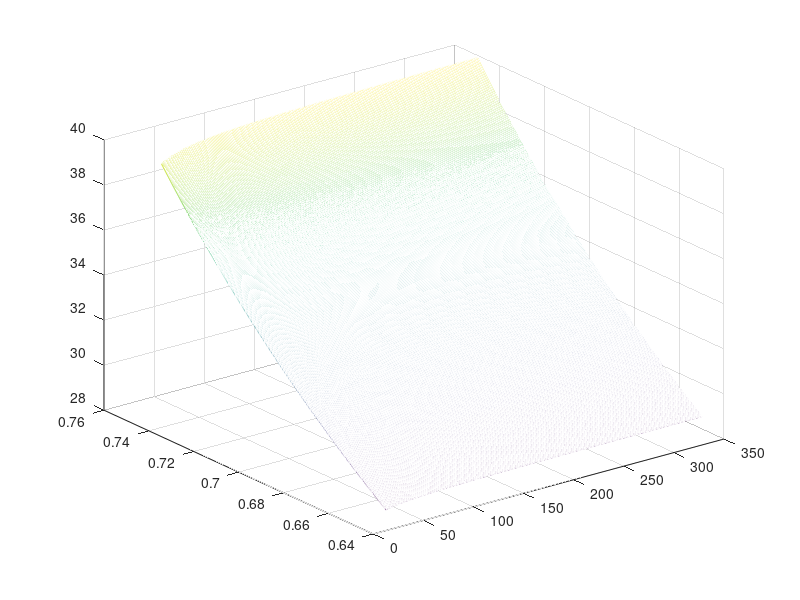
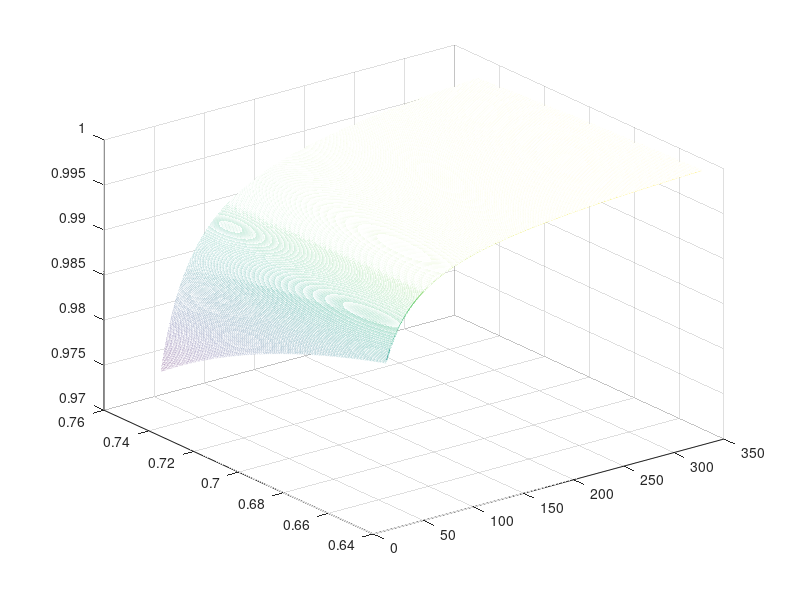

Write the MATLAB code that produced these figures, in order.
%% Constant Definitions
Rl = 0.0304;
Ron = 0.027;
Vg = 10;

%% Generate Mesh
R = linspace(35,350,1000);
D = linspace(0.65,0.75,1000);
V = zeros(1000,1000);
eta = zeros(1000,1000);

for i=1:1000
    for j = 1:1000
        eta(i,j) = (1-D(i))/((1-D(i)) + ((Ron + Rl) / (R(j) * (1-D(i)))) );
        V(i,j) = 1 / ((1-D(i)) + ((1/(1-D(i))) * ((Ron+Rl)/(R(j)))));
        V(i,j) = V(i,j) * Vg;
    end
end

%% plots

figure;
mesh(R,D,V);

figure;
mesh(R,D,eta);




